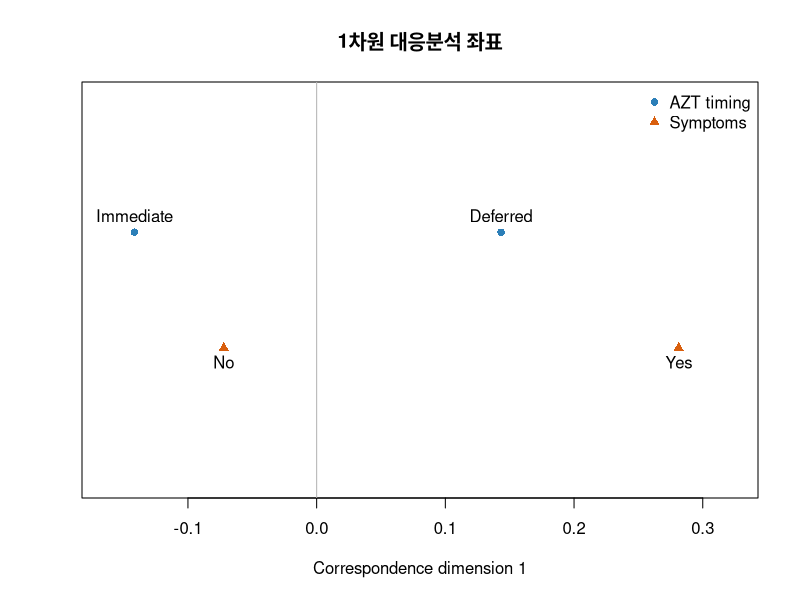

The R source for this figure:
## ---- chunk 1
knitr::opts_chunk$set(
  echo = TRUE, warning = FALSE, message = FALSE,
  fig.path = "figures/", fig.width = 8, fig.height = 4.5,
  dpi = 120
)
## ---- chunk 2
O <- matrix(
  c(25, 145,
    44, 124),
  nrow = 2, byrow = TRUE,
  dimnames = list(
    AZT = c("Immediate", "Deferred"),
    Symptoms = c("Yes", "No")
  )
)
knitr::kable(O, caption = "AZT 처치 시점 × AIDS 증상 집계표")

row_percent <- 100 * prop.table(O, margin = 1)
knitr::kable(row_percent, digits = 1,
             caption = "처치 집단별 증상 비율(%)")
## ---- chunk 3
chi <- chisq.test(O, correct = FALSE)
cramers_v <- sqrt(unname(chi$statistic) / sum(O))
test_result <- data.frame(
  chi_square = unname(chi$statistic),
  df = unname(chi$parameter),
  p_value = chi$p.value,
  cramers_v = cramers_v,
  min_expected = min(chi$expected)
)
knitr::kable(test_result, digits = 4,
             caption = "Pearson 카이제곱 독립성 검정")
## ---- chunk 4
P <- O / sum(O)
r <- rowSums(P)
c_mass <- colSums(P)
Dr_inv_sqrt <- diag(1 / sqrt(r))
Dc_inv_sqrt <- diag(1 / sqrt(c_mass))

standardized <- Dr_inv_sqrt %*%
  (P - outer(r, c_mass)) %*%
  Dc_inv_sqrt
decomp <- svd(standardized)

eigenvalues <- decomp$d^2
row_coord <- Dr_inv_sqrt %*% decomp$u %*% diag(decomp$d)
col_coord <- Dc_inv_sqrt %*% decomp$v %*% diag(decomp$d)
rownames(row_coord) <- rownames(O)
rownames(col_coord) <- colnames(O)

inertia <- data.frame(
  dimension = seq_along(eigenvalues),
  eigenvalue = eigenvalues,
  percent = 100 * eigenvalues / sum(eigenvalues)
)
knitr::kable(inertia, digits = 5,
             caption = "대응분석 고유값과 관성 비율")
## ---- chunk 5
row_x <- row_coord[, 1]
col_x <- col_coord[, 1]
xlim <- range(c(row_x, col_x)) * 1.15
plot(NA, xlim = xlim, ylim = c(-0.4, 0.4),
     xlab = "Correspondence dimension 1", ylab = "",
     yaxt = "n", main = "1차원 대응분석 좌표")
abline(v = 0, col = "grey70")
points(row_x, rep(0.12, length(row_x)), pch = 16, col = "#2C7FB8")
text(row_x, rep(0.12, length(row_x)), labels = names(row_x), pos = 3)
points(col_x, rep(-0.12, length(col_x)), pch = 17, col = "#D95F0E")
text(col_x, rep(-0.12, length(col_x)), labels = names(col_x), pos = 1)
legend("topright", c("AZT timing", "Symptoms"), pch = c(16, 17),
       col = c("#2C7FB8", "#D95F0E"), bty = "n")
## ---- chunk 6
sessionInfo()
